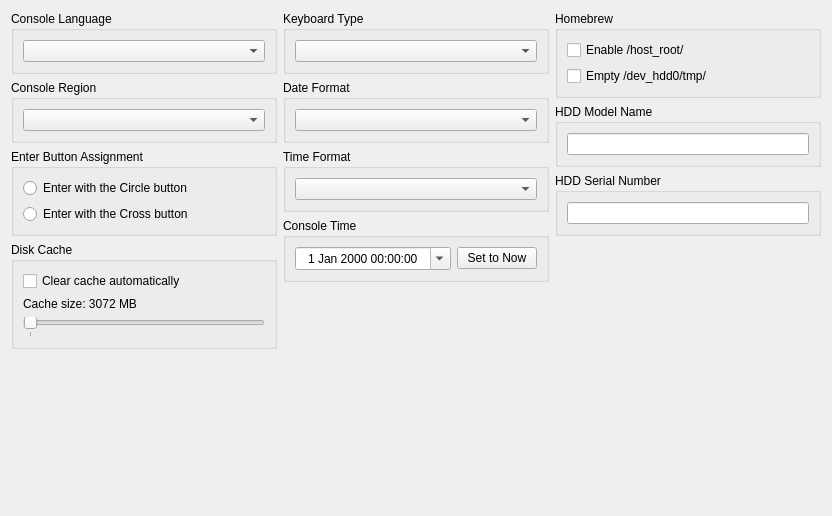
         <widget class="QWidget" name="systemTabScrollContents">
          <property name="geometry">
           <rect>
            <x>0</x>
            <y>0</y>
            <width>832</width>
            <height>516</height>
           </rect>
          </property>
          <layout class="QVBoxLayout" name="systemTabScrollContentsLayout">
           <item>
            <layout class="QHBoxLayout" name="systemTabHorizontalLayout" stretch="1,1,1">
             <item>
              <layout class="QVBoxLayout" name="systemTabLeftLayout">
               <item>
                <widget class="QGroupBox" name="gb_sysLang">
                 <property name="title">
                  <string>Console Language</string>
                 </property>
                 <layout class="QVBoxLayout" name="gb_sysLang_layout">
                  <item>
                   <widget class="QComboBox" name="sysLangBox"/>
                  </item>
                 </layout>
                </widget>
               </item>
               <item>
                <widget class="QGroupBox" name="gb_console_region">
                 <property name="title">
                  <string>Console Region</string>
                 </property>
                 <layout class="QVBoxLayout" name="gb_console_region_layout">
                  <item>
                   <widget class="QComboBox" name="console_region"/>
                  </item>
                 </layout>
                </widget>
               </item>
               <item>
                <widget class="QGroupBox" name="gb_enterButtonAssignment">
                 <property name="title">
                  <string>Enter Button Assignment</string>
                 </property>
                 <layout class="QVBoxLayout" name="gb_enterButtonAssignment_layout">
                  <item>
                   <widget class="QRadioButton" name="enterButtonAssignCircle">
                    <property name="text">
                     <string notr="true">Enter with the Circle button</string>
                    </property>
                   </widget>
                  </item>
                  <item>
                   <widget class="QRadioButton" name="enterButtonAssignCross">
                    <property name="text">
                     <string notr="true">Enter with the Cross button</string>
                    </property>
                   </widget>
                  </item>
                 </layout>
                </widget>
               </item>
               <item>
                <widget class="QGroupBox" name="gb_DiskCacheClearing">
                 <property name="title">
                  <string>Disk Cache</string>
                 </property>
                 <layout class="QVBoxLayout" name="gb_DiskCacheClearing_layout">
                  <item>
                   <widget class="QCheckBox" name="enableCacheClearing">
                    <property name="text">
                     <string>Clear cache automatically</string>
                    </property>
                   </widget>
                  </item>
                  <item>
                   <widget class="QLabel" name="maximumCacheSizeLabel">
                    <property name="text">
                     <string>Cache size: 3072 MB</string>
                    </property>
                   </widget>
                  </item>
                  <item>
                   <widget class="QSlider" name="maximumCacheSize">
                    <property name="pageStep">
                     <number>512</number>
                    </property>
                    <property name="orientation">
                     <enum>Qt::Orientation::Horizontal</enum>
                    </property>
                    <property name="tickPosition">
                     <enum>QSlider::TickPosition::TicksBelow</enum>
                    </property>
                    <property name="tickInterval">
                     <number>1024</number>
                    </property>
                   </widget>
                  </item>
                 </layout>
                </widget>
               </item>
               <item>
                <spacer name="systemTabLeftVerticalSpacer">
                 <property name="orientation">
                  <enum>Qt::Orientation::Vertical</enum>
                 </property>
                 <property name="sizeHint" stdset="0">
                  <size>
                   <width>0</width>
                   <height>0</height>
                  </size>
                 </property>
                </spacer>
               </item>
              </layout>
             </item>
             <item>
              <layout class="QVBoxLayout" name="systemTabMiddleLayout">
               <item>
                <widget class="QGroupBox" name="gb_keyboardType">
                 <property name="title">
                  <string>Keyboard Type</string>
                 </property>
                 <layout class="QVBoxLayout" name="verticalLayout_keyboardType">
                  <item>
                   <widget class="QComboBox" name="keyboardType"/>
                  </item>
                 </layout>
                </widget>
               </item>
               <item>
                <widget class="QGroupBox" name="gb_dateFormat">
                 <property name="title">
                  <string>Date Format</string>
                 </property>
                 <layout class="QVBoxLayout" name="verticalLayout_dateFormat">
                  <item>
                   <widget class="QComboBox" name="dateFormat"/>
                  </item>
                 </layout>
                </widget>
               </item>
               <item>
                <widget class="QGroupBox" name="gb_timeFormat">
                 <property name="title">
                  <string>Time Format</string>
                 </property>
                 <layout class="QVBoxLayout" name="verticalLayout_timeFormat">
                  <item>
                   <widget class="QComboBox" name="timeFormat"/>
                  </item>
                 </layout>
                </widget>
               </item>
               <item>
                <widget class="QGroupBox" name="gb_console_time">
                 <property name="title">
                  <string>Console Time</string>
                 </property>
                 <layout class="QVBoxLayout" name="verticalLayout_2">
                  <item>
                   <layout class="QHBoxLayout" name="horizontalLayout">
                    <item>
                     <widget class="QDateTimeEdit" name="console_time_edit">
                      <property name="sizePolicy">
                       <sizepolicy hsizetype="Preferred" vsizetype="Fixed">
                        <horstretch>10</horstretch>
                        <verstretch>0</verstretch>
                       </sizepolicy>
                      </property>
                      <property name="layoutDirection">
                       <enum>Qt::LayoutDirection::LeftToRight</enum>
                      </property>
                      <property name="wrapping">
                       <bool>false</bool>
                      </property>
                      <property name="frame">
                       <bool>true</bool>
                      </property>
                      <property name="alignment">
                       <set>Qt::AlignmentFlag::AlignCenter</set>
                      </property>
                      <property name="readOnly">
                       <bool>false</bool>
                      </property>
                      <property name="buttonSymbols">
                       <enum>QAbstractSpinBox::ButtonSymbols::UpDownArrows</enum>
                      </property>
                      <property name="accelerated">
                       <bool>true</bool>
                      </property>
                      <property name="showGroupSeparator" stdset="0">
                       <bool>false</bool>
                      </property>
                      <property name="calendarPopup">
                       <bool>true</bool>
                      </property>
                     </widget>
                    </item>
                    <item>
                     <widget class="QPushButton" name="console_time_reset">
                      <property name="text">
                       <string>Set to Now</string>
                      </property>
                     </widget>
                    </item>
                   </layout>
                  </item>
                 </layout>
                </widget>
               </item>
               <item>
                <spacer name="systemTabMiddleVerticalSpacer">
                 <property name="orientation">
                  <enum>Qt::Orientation::Vertical</enum>
                 </property>
                 <property name="sizeHint" stdset="0">
                  <size>
                   <width>0</width>
                   <height>0</height>
                  </size>
                 </property>
                </spacer>
               </item>
              </layout>
             </item>
             <item>
              <layout class="QVBoxLayout" name="systemTabRightLayout">
               <item>
                <widget class="QGroupBox" name="gb_homebrew">
                 <property name="title">
                  <string>Homebrew</string>
                 </property>
                 <layout class="QVBoxLayout" name="gb_homebrew_layout">
                  <item>
                   <widget class="QCheckBox" name="enableHostRoot">
                    <property name="text">
                     <string>Enable /host_root/</string>
                    </property>
                   </widget>
                  </item>
                  <item>
                   <widget class="QCheckBox" name="emptyHdd0Tmp">
                    <property name="text">
                     <string>Empty /dev_hdd0/tmp/</string>
                    </property>
                   </widget>
                  </item>
                 </layout>
                </widget>
               </item>
               <item>
                <widget class="QGroupBox" name="gb_edit_hdd_model">
                 <property name="title">
                  <string>HDD Model Name</string>
                 </property>
                 <layout class="QVBoxLayout" name="gb_edit_hdd_model_layout">
                  <item>
                   <widget class="QLineEdit" name="edit_hdd_model">
                    <property name="sizePolicy">
                     <sizepolicy hsizetype="Preferred" vsizetype="Fixed">
                      <horstretch>0</horstretch>
                      <verstretch>0</verstretch>
                     </sizepolicy>
                    </property>
                   </widget>
                  </item>
                 </layout>
                </widget>
               </item>
               <item>
                <widget class="QGroupBox" name="gb_edit_hdd_serial">
                 <property name="title">
                  <string>HDD Serial Number</string>
                 </property>
                 <layout class="QVBoxLayout" name="gb_edit_hdd_serial_layout">
                  <item>
                   <widget class="QLineEdit" name="edit_hdd_serial">
                    <property name="sizePolicy">
                     <sizepolicy hsizetype="Preferred" vsizetype="Fixed">
                      <horstretch>0</horstretch>
                      <verstretch>0</verstretch>
                     </sizepolicy>
                    </property>
                   </widget>
                  </item>
                 </layout>
                </widget>
               </item>
               <item>
                <spacer name="systemTabRightVerticalSpacer">
                 <property name="orientation">
                  <enum>Qt::Orientation::Vertical</enum>
                 </property>
                 <property name="sizeHint" stdset="0">
                  <size>
                   <width>0</width>
                   <height>0</height>
                  </size>
                 </property>
                </spacer>
               </item>
              </layout>
             </item>
            </layout>
           </item>
           <item>
            <spacer name="systemTabSpacer">
             <property name="orientation">
              <enum>Qt::Orientation::Vertical</enum>
             </property>
             <property name="sizeType">
              <enum>QSizePolicy::Policy::MinimumExpanding</enum>
             </property>
             <property name="sizeHint" stdset="0">
              <size>
               <width>0</width>
               <height>0</height>
              </size>
             </property>
            </spacer>
           </item>
          </layout>
         </widget>
